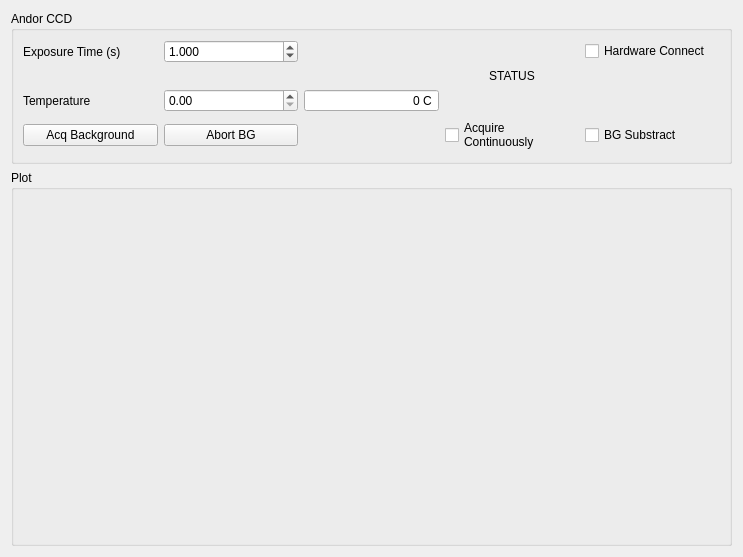
<?xml version="1.0" encoding="UTF-8"?>
<ui version="4.0">
 <class>Form</class>
 <widget class="QWidget" name="Form">
  <property name="geometry">
   <rect>
    <x>0</x>
    <y>0</y>
    <width>743</width>
    <height>557</height>
   </rect>
  </property>
  <property name="windowTitle">
   <string>Form</string>
  </property>
  <layout class="QGridLayout" name="gridLayout" rowstretch="0,1">
   <item row="1" column="0" colspan="2">
    <widget class="QGroupBox" name="plot_groupBox">
     <property name="title">
      <string>Plot</string>
     </property>
     <layout class="QVBoxLayout" name="verticalLayout_2"/>
    </widget>
   </item>
   <item row="0" column="0" colspan="2">
    <widget class="QGroupBox" name="groupBox_scancontrol">
     <property name="title">
      <string>Andor CCD</string>
     </property>
     <layout class="QGridLayout" name="gridLayout_4">
      <item row="4" column="3">
       <widget class="QCheckBox" name="continuous_acquisition_checkBox">
        <property name="text">
         <string>Acquire 
Continuously</string>
        </property>
        <property name="checked">
         <bool>false</bool>
        </property>
       </widget>
      </item>
      <item row="3" column="0">
       <widget class="QLabel" name="Temperature_label">
        <property name="text">
         <string>Temperature</string>
        </property>
       </widget>
      </item>
      <item row="2" column="3">
       <widget class="QLabel" name="cameraStatus_label">
        <property name="text">
         <string>STATUS</string>
        </property>
        <property name="alignment">
         <set>Qt::AlignCenter</set>
        </property>
       </widget>
      </item>
      <item row="0" column="4">
       <widget class="QCheckBox" name="hw_connect_checkBox">
        <property name="text">
         <string>Hardware Connect</string>
        </property>
        <property name="checked">
         <bool>false</bool>
        </property>
       </widget>
      </item>
      <item row="4" column="4">
       <widget class="QCheckBox" name="andor_ccd_bgsub_checkBox">
        <property name="text">
         <string>BG Substract</string>
        </property>
       </widget>
      </item>
      <item row="3" column="2">
       <widget class="QDoubleSpinBox" name="camera_temperature_doubleSpinBox">
        <property name="focusPolicy">
         <enum>Qt::NoFocus</enum>
        </property>
        <property name="alignment">
         <set>Qt::AlignRight|Qt::AlignTrailing|Qt::AlignVCenter</set>
        </property>
        <property name="readOnly">
         <bool>true</bool>
        </property>
        <property name="buttonSymbols">
         <enum>QAbstractSpinBox::NoButtons</enum>
        </property>
        <property name="suffix">
         <string> C</string>
        </property>
        <property name="decimals">
         <number>0</number>
        </property>
        <property name="minimum">
         <double>-300.000000000000000</double>
        </property>
        <property name="maximum">
         <double>999.000000000000000</double>
        </property>
       </widget>
      </item>
      <item row="3" column="1">
       <widget class="QDoubleSpinBox" name="temp_setpoint_doubleSpinBox"/>
      </item>
      <item row="0" column="0">
       <widget class="QLabel" name="ExposureTime_Label">
        <property name="text">
         <string>Exposure Time (s)</string>
        </property>
       </widget>
      </item>
      <item row="4" column="1">
       <widget class="QPushButton" name="andor_ccd_abort_bg_pushButton">
        <property name="text">
         <string>Abort BG</string>
        </property>
       </widget>
      </item>
      <item row="4" column="0">
       <widget class="QPushButton" name="andor_ccd_acq_bg_pushButton">
        <property name="text">
         <string>Acq Background</string>
        </property>
       </widget>
      </item>
      <item row="0" column="1">
       <widget class="QDoubleSpinBox" name="exposureTime_doubleSpinBox">
        <property name="keyboardTracking">
         <bool>false</bool>
        </property>
        <property name="decimals">
         <number>3</number>
        </property>
        <property name="minimum">
         <double>0.001000000000000</double>
        </property>
        <property name="maximum">
         <double>999.990000000000009</double>
        </property>
        <property name="singleStep">
         <double>0.100000000000000</double>
        </property>
        <property name="value">
         <double>1.000000000000000</double>
        </property>
       </widget>
      </item>
     </layout>
    </widget>
   </item>
  </layout>
 </widget>
 <resources/>
 <connections/>
</ui>
